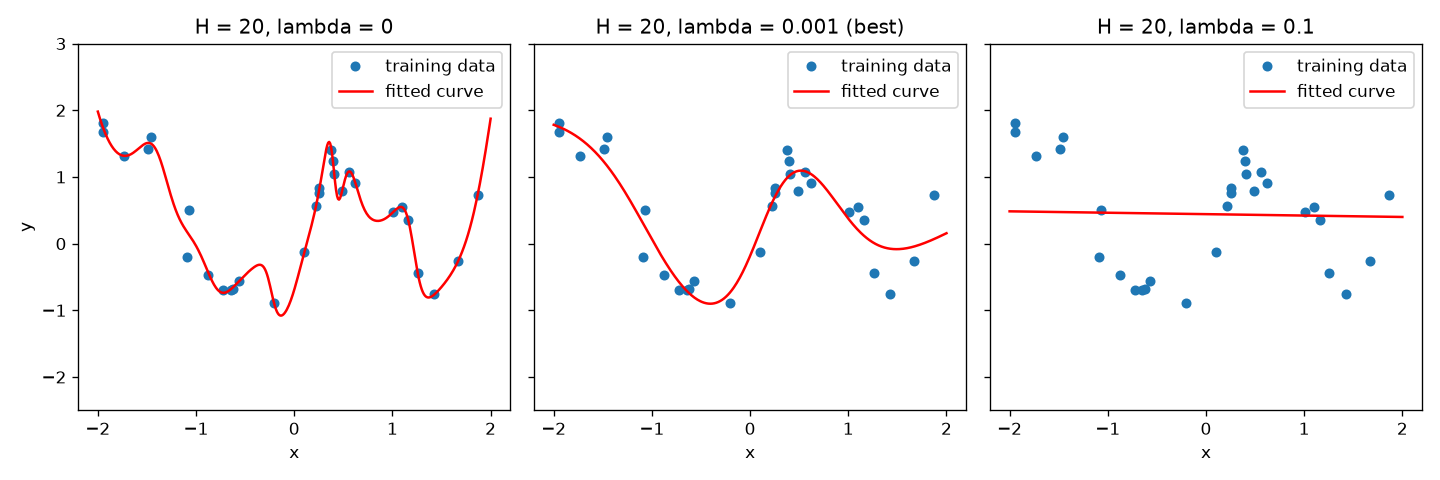

This chart was generated by the following Python code:
"""
Exercise 4: weight decay.

With H = 20 and 20 000 epochs, trains with lambda = 0, 1e-4, 1e-3, 1e-2, 1e-1,
tabulates the training and validation losses, and plots the fitted curves for
lambda = 0, the best lambda (smallest validation loss) and lambda = 1e-1.
"""
import sys
from pathlib import Path

import numpy as np
import matplotlib.pyplot as plt

HERE = Path(__file__).resolve().parent
sys.path.insert(0, str(HERE.parent))
import fit

x, y = fit.load(HERE.parent / "data.csv")
(xtr, ytr), (xva, yva), (xte, yte) = fit.split(x, y, n_train=30, n_val=30)
xgrid = np.linspace(-2, 2, 400)

H, EPOCHS = 20, 20000
lambdas = [0.0, 1e-4, 1e-3, 1e-2, 1e-1]

nets, val_loss = {}, []
print(f"{'lambda':>8} {'train MSE':>10} {'val MSE':>10}")
for lam in lambdas:
    net, history = fit.train(xtr, ytr, hidden=H, epochs=EPOCHS, weight_decay=lam)
    nets[lam] = net
    val_loss.append(fit.mse(net, xva, yva))
    print(f"{lam:8.0e} {history['train'][-1]:10.4f} {val_loss[-1]:10.4f}")
best = lambdas[int(np.argmin(val_loss))]
print(f"smallest validation loss at lambda = {best:g}")

shown = [0.0, best, 1e-1] if best not in (0.0, 1e-1) else [0.0, 1e-1]
fig, axes = plt.subplots(1, len(shown), figsize=(4 * len(shown), 4), sharey=True)
for ax, lam in zip(axes, shown):
    ax.plot(xtr, ytr, "o", ms=5, label="training data")
    ax.plot(xgrid, fit.predict(nets[lam], xgrid), "r", label="fitted curve")
    ax.set_ylim(-2.5, 3)
    ax.set_xlabel("x")
    tag = " (best)" if lam == best else ""
    ax.set_title(f"H = {H}, lambda = {lam:g}{tag}")
    ax.legend()
axes[0].set_ylabel("y")
plt.tight_layout()
plt.savefig(HERE / "exercise4.png", dpi=120)
